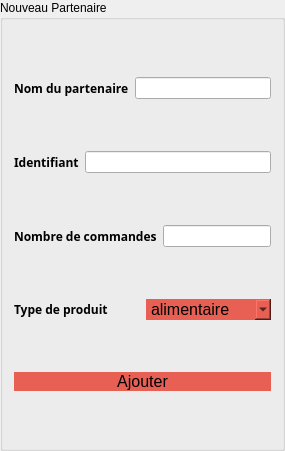
                <widget class="QGroupBox" name="groupBox">
                 <property name="minimumSize">
                  <size>
                   <width>0</width>
                   <height>451</height>
                  </size>
                 </property>
                 <property name="autoFillBackground">
                  <bool>false</bool>
                 </property>
                 <property name="styleSheet">
                  <string notr="true"/>
                 </property>
                 <property name="title">
                  <string>Nouveau Partenaire</string>
                 </property>
                 <layout class="QVBoxLayout" name="verticalLayout_7">
                  <item>
                   <layout class="QHBoxLayout" name="horizontalLayout_8">
                    <item>
                     <widget class="QLabel" name="label_nom">
                      <property name="font">
                       <font>
                        <family>Lucida Sans</family>
                        <weight>75</weight>
                        <bold>true</bold>
                        <underline>false</underline>
                       </font>
                      </property>
                      <property name="text">
                       <string>Nom du partenaire</string>
                      </property>
                     </widget>
                    </item>
                    <item>
                     <widget class="QLineEdit" name="lineEdit_nom"/>
                    </item>
                   </layout>
                  </item>
                  <item>
                   <layout class="QHBoxLayout" name="horizontalLayout_11">
                    <item>
                     <widget class="QLabel" name="label_ID">
                      <property name="font">
                       <font>
                        <family>Lucida Sans</family>
                        <weight>75</weight>
                        <bold>true</bold>
                        <underline>false</underline>
                       </font>
                      </property>
                      <property name="text">
                       <string>Identifiant</string>
                      </property>
                     </widget>
                    </item>
                    <item>
                     <widget class="QLineEdit" name="lineEdit_ID"/>
                    </item>
                   </layout>
                  </item>
                  <item>
                   <layout class="QHBoxLayout" name="horizontalLayout_12">
                    <item>
                     <widget class="QLabel" name="label_nbC">
                      <property name="font">
                       <font>
                        <family>Lucida Sans</family>
                        <weight>75</weight>
                        <bold>true</bold>
                        <underline>false</underline>
                       </font>
                      </property>
                      <property name="text">
                       <string>Nombre de commandes</string>
                      </property>
                     </widget>
                    </item>
                    <item>
                     <widget class="QLineEdit" name="lineEdit_nbC"/>
                    </item>
                   </layout>
                  </item>
                  <item>
                   <layout class="QHBoxLayout" name="horizontalLayout_13">
                    <item>
                     <widget class="QLabel" name="label_produit">
                      <property name="font">
                       <font>
                        <family>Lucida Sans</family>
                        <weight>75</weight>
                        <bold>true</bold>
                        <underline>false</underline>
                       </font>
                      </property>
                      <property name="text">
                       <string>Type de produit</string>
                      </property>
                     </widget>
                    </item>
                    <item>
                     <widget class="QComboBox" name="comboBox_produit">
                      <property name="styleSheet">
                       <string notr="true">QComboBox {
 background-color:#e86054;  /* Green */ 
  border: none;
 /* color: gray; 
  padding: 15px 32px;*/
  text-align: center;
  font-size: 16px;
	border:9px;
}
QComboBox:hover{

background-color:#e0987b;
color:#7d2b20;
}
QComboBox:click{

background-color:#FCDBCE;
}
</string>
                      </property>
                      <property name="currentText">
                       <string>alimentaire</string>
                      </property>
                      <item>
                       <property name="text">
                        <string>alimentaire</string>
                       </property>
                      </item>
                      <item>
                       <property name="text">
                        <string>esthetique</string>
                       </property>
                      </item>
                      <item>
                       <property name="text">
                        <string>vestimentaire</string>
                       </property>
                      </item>
                      <item>
                       <property name="text">
                        <string>divers</string>
                       </property>
                      </item>
                     </widget>
                    </item>
                   </layout>
                  </item>
                  <item>
                   <widget class="QPushButton" name="pushButton_ajouterP">
                    <property name="styleSheet">
                     <string notr="true">QPushButton {
 background-color:#e86054;  /* Green */ 
  border: none;
 /* color: gray; 
  padding: 15px 32px;*/
  text-align: center;
  font-size: 16px;
	border:9px;
}
QPushButton:hover{

background-color:#e0987b;
color:#7d2b20;
}
QPushButton:click{

background-color:#FCDBCE;
}</string>
                    </property>
                    <property name="text">
                     <string>Ajouter</string>
                    </property>
                   </widget>
                  </item>
                 </layout>
                </widget>
